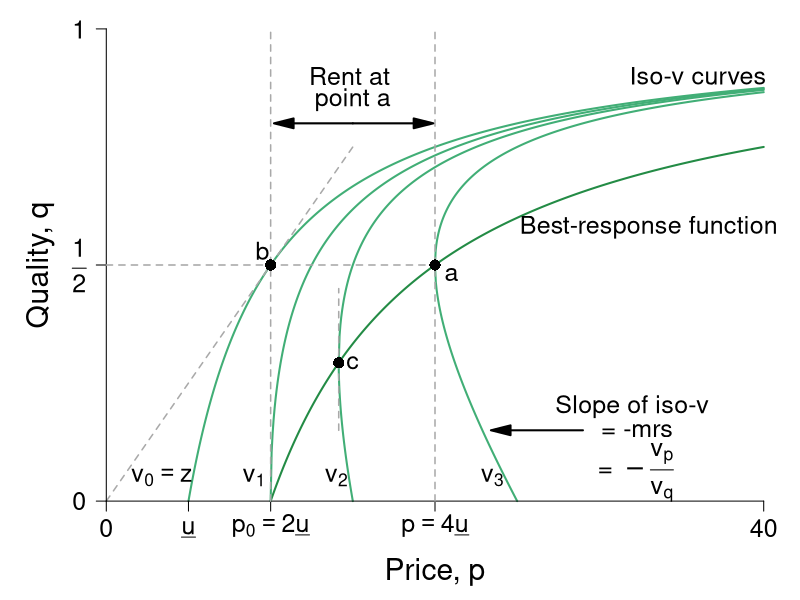

The R source for this figure:
require(ggplot2)
require(shape)
pdf(file = "information_power/ch11_fig4.pdf", width = 9, height = 7)

#Set parameters for graphics
pointsize <- 1.8
axislabelsize <- 1.8
labelsize <- 1.5
namesize <- 1.8
annotatesize <- 1.5
graphlinewidth <- 2
segmentlinewidth <- 1.5

COLA <- c("#e0f3db", "#99d8c9","#66c2a4","#41ae76", "#238b45", "#005824")
COLB <- c("#c6dbef", "#4eb3d3", "#2b8cbe", "#0868ac","#084081")
COL <- c("#7fc97f", "#beaed4", "#fdc086", "#ffff99", "#386cb0", "#f0027f", "#bf5b17", "#666666")
COLA <- c("#e0f3db", "#99d8c9","#66c2a4","#41ae76", "#238b45", "#005824")
COLB <- c("#c6dbef", "#4eb3d3", "#2b8cbe", "#0868ac","#084081")
COLC <- c("#fcfbfd", "#efedf5", "#dadaeb", "#bcbddc", "#9e9ac8", "#807dba", "#6a51a3", "#54278f", "#3f007d")


#The equation is below when v = 0. See Wolfram Alpha output. 
isov <- function(p, delta = 5) {
  (p - delta)/p
}

isovhigh1 <- function(p, delta = 5, v = 5){
  (sqrt(p^2 - 4 * delta * v) - p + 2*v)/( 2 * v )
}

isovlow1 <- function(p, delta = 5, v = 5){
  (-sqrt(p^2 - 4 * delta * v) - p + 2*v)/( 2 * v )
}

isovhigh2 <- function(p, delta = 5, v = 10){
  (sqrt(p^2 - 4 * delta * v) - p + 2*v)/( 2 * v )
}

isovlow2 <- function(p, delta = 5, v = 10){
  (-sqrt(p^2 - 4 * delta * v) - p + 2*v)/( 2 * v )
}

isovhigh3 <- function(p, delta = 5, v = 15){
  (sqrt(p^2 - 4 * delta * v) - p + 2*v)/( 2 * v )
}

isovlow3 <- function(p, delta = 5, v = 15){
  (-sqrt(p^2 - 4 * delta * v) - p + 2*v)/( 2 * v )
}

brfFn <- function(p, delta = 5) {
  1 - (2*delta) /p
}

#This is evaluated for p = 12; q = 12/(8*sqrt(12^2 - 4*delta1*v1)) - 1/8 for the slope
#At p = 12; q = (-sqrt(12^2 - 4*v1*delta1) - 12 + 2*v1)/(2*v1) = 0.799
tangencyLine <- function(p){
  (p*(0.05))
}



#COL <- c("#bae4b3", "#74c476", "#238b45")
#COL <- c("#f7fcf0", "#e0f3db", "#ccebc5", "#a8ddb5", "#7bccc4", "#4eb3d3", "#2b8cbe", "#08589e")
COL <- c("#f7fcf5", "#e5f5e0", "#c7e9c0", "#a1d99b", "#74c476", "#41ab5d", "#238b45", "#005a32")
par(mar =  c(4, 4, .5, .5))

xlims <- c(0, 40)
ylims <- c(0, 1)

plot(0, 0, xlim = xlims, ylim = ylims, type = "n",
     xlab = "",
     ylab = "",
     xaxt = "n", yaxt = "n", cex.lab = axislabelsize, bty = "n")

mtext(expression(paste("Price, ", p)), side=1, line = 2.5, cex = axislabelsize)
text(-4, ylims[2] - 0.5*(ylims[2] - ylims[1]), expression(paste("Quality, ", q)), xpd = TRUE, cex = axislabelsize, srt = 90) 


npts <- 500 
npts2 <- 501
#Specify the sequences of points for graphing. 
xx0 <- seq(5, xlims[2], length.out = npts)
xx1 <- seq(10, xlims[2], length.out = npts)
xx2 <- seq(xlims[1], 15, length.out = npts)
xx3 <- seq(10, xlims[2], length.out = npts2)
xx4 <- seq(xlims[1], 10, length.out = npts2)
#For below, I solved sqrt(p^2 - 200) - p + 200/p = 0, getting p = 10*sqrt(2) = 14.14214
xx5 <- seq(14.14214, xlims[2], length.out = npts2)
xx6 <- seq(14.14214, 15, length.out = npts2)
xx7 <- seq(20, xlims[2], length.out = npts2)
xx8 <- seq(xlims[1], 25, length.out = npts2)

#Draw the lines for the graphs
lines(xx0, isov(xx0, delta = 5), col = COLA[4], lwd = graphlinewidth)
lines(xx1, brfFn(xx1), col = COLA[5], lwd = graphlinewidth)
lines(xx2, tangencyLine(xx2), col = "darkgrey", lwd = segmentlinewidth, lty = 2)
lines(xx3, isovhigh1(xx3, v = 5, delta = 5), col = COLA[4], lwd = graphlinewidth)
lines(xx4, isovlow1(xx4, v = 5, delta = 5), col = COLA[4], lwd = graphlinewidth)
lines(xx5, isovhigh2(xx5, v = 10, delta = 5), col = COLA[4], lwd = graphlinewidth)
lines(xx6, isovlow2(xx6, v = 10, delta = 5), col = COLA[4], lwd = graphlinewidth)
lines(xx7, isovhigh3(xx7, v = 20, delta = 5), col = COLA[4], lwd = graphlinewidth)
lines(xx8, isovlow3(xx8, v = 20, delta = 5), col = COLA[4], lwd = graphlinewidth)

#Customize ticks and labels for the plot
ticksy <- c(0, 0.5, 1)
ylabels <- c(0, expression(paste(frac(1,2))), 1)
ticksx <- c(0, 5, 10, 20, 40)
xlabels <- c(0, expression(paste(underline("u"))), expression(paste(p[0] == 2*underline("u"))), expression(paste(p == 4*underline("u"))) , 40)
axis(1, at = ticksx, pos = 0, labels = xlabels, cex.axis = labelsize)
axis(2, at = ticksy, pos = 0, labels = ylabels, las = 1, cex.axis = labelsize)

#Annotation of the three graphs and the NE
#text(5, 0.3, expression(paste("Iso-profit: ", frac(q, p) ," = ", frac(1, 8*delta))))
#text(35, 0.62, expression(paste("BRF: q = ", 1 - frac(2*delta, p))))
text(3.4, 0.05, expression(paste(v[0] == z)), cex = annotatesize)
text(9.0, 0.05, expression(paste(v[1])), cex = annotatesize)
text(14, 0.05, expression(paste(v[2])), cex = annotatesize)
text(23.5, 0.05, expression(paste(v[3])), cex = annotatesize)
text(21, 0.48, expression(paste("a")), cex = annotatesize)
text(33, 0.58, expression(paste("Best-response function")), cex = annotatesize)
text(36, 0.9, expression(paste("Iso-v curves")), cex = annotatesize)

#Lines for the coordinates of the Nash equilbrium
#segments(5, 0, 5, 1, lty = 2, col = "darkgray", lwd = 3)
segments(10, 0, 10, 1, lty = 2, col = "darkgray", lwd = segmentlinewidth)
segments(20, 0, 20, 1, lty = 2, col = "darkgray", lwd = segmentlinewidth)
segments(0, 0.5, 20, 0.5, lty = 2, col = "darkgray", lwd = segmentlinewidth)
segments(14.14214, 0.15, 14.14214, 0.45, lty = 2, col = "darkgray", lwd = segmentlinewidth)

#Arrows and rent label
Arrows(15, 0.8, 19.3, 0.8,  col = "black", lty = 1, lwd = 2, arr.type = "triangle")
Arrows(15, 0.8, 10.8, 0.8,  col = "black", lty = 1, lwd = 2, arr.type = "triangle")
text(14.8, 0.9, expression(paste("Rent at")), cex = annotatesize)
text(15, 0.85, expression(paste("point a")), cex = annotatesize)

#Arrows and slope of iso-v label
Arrows(29, 0.15, 24, 0.15,  col = "black", lty = 1, lwd = 2, arr.type = "triangle")
text(32, 0.2, expression(paste("Slope of iso-v")), cex = annotatesize)
text(32.3, 0.15, expression(paste(" = -mrs ")), cex = annotatesize)
text(32, 0.06, expression(paste(" = " -frac(v[p], v[q]))), cex = annotatesize)



#Add a point for the NE
points(20, 0.5, pch = 16, col = "black", cex = 1.5)


#Add a point for b
points(10, 0.5, pch = 16, col = "black", cex = 1.5)
text(9.5, 0.53, expression(paste("b")), cex = annotatesize)

#Add a point for c
#Figure out q for p = 14.14214: q = 1 - 2delta/p = 1 - (2*5)/14.14214 =  0.2928934
points(14.14214, 0.2928934, pch = 16, col = "black", cex = 1.5)
text(15, 0.2928934, expression(paste("c")), cex = annotatesize)

#Add a point for f. referred to in the text
#points(12, 0.82, pch = 16, col = "black", cex = 1.2)
#text(12, 0.85, expression(paste("NE")))

#Arrow to Pareto-improving Lens
#Arrows(20, 0.8, 23.8, 0.68, col = "black", lty = 1, lwd = 3)
#text(20, 0.82, expression(paste("Pareto-Improving Lens")))

dev.off()
